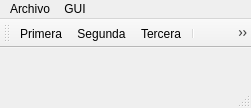
<?xml version="1.0" encoding="UTF-8"?>
<ui version="4.0">
 <class>MainWindow</class>
 <widget class="QMainWindow" name="MainWindow">
  <property name="geometry">
   <rect>
    <x>0</x>
    <y>0</y>
    <width>251</width>
    <height>108</height>
   </rect>
  </property>
  <property name="windowTitle">
   <string>MainWindow</string>
  </property>
  <property name="windowIcon">
   <iconset>
    <normaloff>imgs/ico/Free bsd.ico</normaloff>imgs/ico/Free bsd.ico</iconset>
  </property>
  <widget class="QWidget" name="centralwidget"/>
  <widget class="QMenuBar" name="menubar">
   <property name="geometry">
    <rect>
     <x>0</x>
     <y>0</y>
     <width>251</width>
     <height>21</height>
    </rect>
   </property>
   <widget class="QMenu" name="menuArchivo">
    <property name="title">
     <string>Archivo</string>
    </property>
    <addaction name="actionSalir"/>
   </widget>
   <widget class="QMenu" name="menuGUI">
    <property name="title">
     <string>GUI</string>
    </property>
    <addaction name="actionPrimera"/>
    <addaction name="actionSegunda"/>
    <addaction name="actionTercera"/>
    <addaction name="separator"/>
    <addaction name="actionClientes"/>
   </widget>
   <addaction name="menuArchivo"/>
   <addaction name="menuGUI"/>
  </widget>
  <widget class="QStatusBar" name="statusbar"/>
  <widget class="QToolBar" name="toolBar">
   <property name="windowTitle">
    <string>toolBar</string>
   </property>
   <attribute name="toolBarArea">
    <enum>TopToolBarArea</enum>
   </attribute>
   <attribute name="toolBarBreak">
    <bool>false</bool>
   </attribute>
   <addaction name="actionPrimera"/>
   <addaction name="actionSegunda"/>
   <addaction name="actionTercera"/>
   <addaction name="separator"/>
   <addaction name="actionClientes"/>
  </widget>
  <action name="actionSalir">
   <property name="icon">
    <iconset>
     <normaloff>imgs/png/16x16/Cancel.png</normaloff>imgs/png/16x16/Cancel.png</iconset>
   </property>
   <property name="text">
    <string>Salir</string>
   </property>
   <property name="shortcut">
    <string>Ctrl+S</string>
   </property>
  </action>
  <action name="actionPrimera">
   <property name="icon">
    <iconset>
     <normaloff>imgs/png/16x16/Bee.png</normaloff>imgs/png/16x16/Bee.png</iconset>
   </property>
   <property name="text">
    <string>Primera</string>
   </property>
   <property name="shortcut">
    <string>Ctrl+P</string>
   </property>
  </action>
  <action name="actionSegunda">
   <property name="icon">
    <iconset>
     <normaloff>imgs/png/16x16/Bomb.png</normaloff>imgs/png/16x16/Bomb.png</iconset>
   </property>
   <property name="text">
    <string>Segunda</string>
   </property>
   <property name="shortcut">
    <string>Ctrl+C</string>
   </property>
  </action>
  <action name="actionTercera">
   <property name="icon">
    <iconset>
     <normaloff>imgs/png/16x16/Blue key.png</normaloff>imgs/png/16x16/Blue key.png</iconset>
   </property>
   <property name="text">
    <string>Tercera</string>
   </property>
   <property name="shortcut">
    <string>Ctrl+T</string>
   </property>
  </action>
  <action name="actionClientes">
   <property name="icon">
    <iconset>
     <normaloff>imgs/png/16x16/Alien.png</normaloff>imgs/png/16x16/Alien.png</iconset>
   </property>
   <property name="text">
    <string>Clientes</string>
   </property>
   <property name="shortcut">
    <string>Ctrl+I</string>
   </property>
  </action>
 </widget>
 <resources/>
 <connections/>
</ui>
